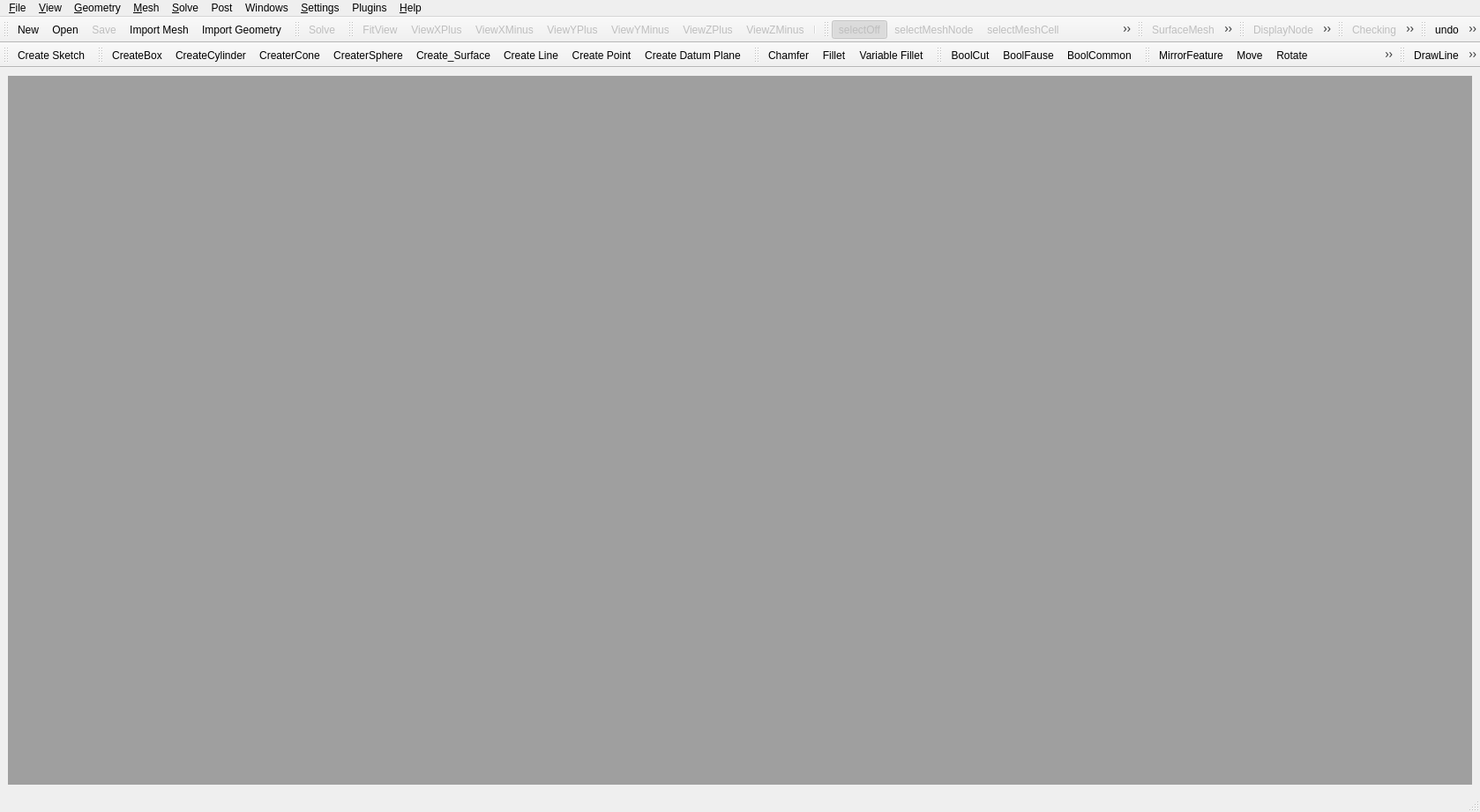
<?xml version="1.0" encoding="UTF-8"?>
<ui version="4.0">
 <class>MainWindow</class>
 <widget class="QMainWindow" name="MainWindow">
  <property name="enabled">
   <bool>true</bool>
  </property>
  <property name="geometry">
   <rect>
    <x>0</x>
    <y>0</y>
    <width>1678</width>
    <height>921</height>
   </rect>
  </property>
  <property name="windowTitle">
   <string>FastCAE</string>
  </property>
  <widget class="QWidget" name="centralwidget">
   <layout class="QGridLayout" name="gridLayout">
    <item row="0" column="0">
     <widget class="QMdiArea" name="mdiArea"/>
    </item>
   </layout>
  </widget>
  <widget class="QStatusBar" name="statusbar"/>
  <widget class="QToolBar" name="FileToolBar">
   <property name="windowTitle">
    <string>FileToolBar</string>
   </property>
   <property name="toolButtonStyle">
    <enum>Qt::ToolButtonFollowStyle</enum>
   </property>
   <attribute name="toolBarArea">
    <enum>TopToolBarArea</enum>
   </attribute>
   <attribute name="toolBarBreak">
    <bool>false</bool>
   </attribute>
   <addaction name="actionNew"/>
   <addaction name="actionOpen"/>
   <addaction name="actionSave"/>
   <addaction name="actionImportMesh"/>
   <addaction name="actionImportGeometry"/>
  </widget>
  <widget class="QToolBar" name="SolveToolBar">
   <property name="windowTitle">
    <string>SolveToolBar</string>
   </property>
   <property name="toolButtonStyle">
    <enum>Qt::ToolButtonFollowStyle</enum>
   </property>
   <attribute name="toolBarArea">
    <enum>TopToolBarArea</enum>
   </attribute>
   <attribute name="toolBarBreak">
    <bool>false</bool>
   </attribute>
   <addaction name="actionSolve"/>
  </widget>
  <widget class="QToolBar" name="ViewToolBar">
   <property name="windowTitle">
    <string>ViewToolBar</string>
   </property>
   <property name="toolButtonStyle">
    <enum>Qt::ToolButtonFollowStyle</enum>
   </property>
   <attribute name="toolBarArea">
    <enum>TopToolBarArea</enum>
   </attribute>
   <attribute name="toolBarBreak">
    <bool>false</bool>
   </attribute>
   <addaction name="actionFitView"/>
   <addaction name="actionViewXPlus"/>
   <addaction name="actionViewXMinus"/>
   <addaction name="actionViewYPlus"/>
   <addaction name="actionViewYMinus"/>
   <addaction name="actionViewZPlus"/>
   <addaction name="actionViewZMinus"/>
   <addaction name="separator"/>
  </widget>
  <widget class="QToolBar" name="SelectToolBar">
   <property name="windowTitle">
    <string>SelectToolBar</string>
   </property>
   <attribute name="toolBarArea">
    <enum>TopToolBarArea</enum>
   </attribute>
   <attribute name="toolBarBreak">
    <bool>false</bool>
   </attribute>
   <addaction name="actionSelectOff"/>
   <addaction name="actionSelectMeshNode"/>
   <addaction name="actionSelectMeshCell"/>
   <addaction name="actionBoxMeshNode"/>
   <addaction name="actionBoxMeshCell"/>
   <addaction name="separator"/>
   <addaction name="actionSelectPoint"/>
   <addaction name="actionSelectCurve"/>
   <addaction name="actionSelectFace"/>
   <addaction name="actionSelectGeometryBody"/>
  </widget>
  <widget class="QToolBar" name="MeshToolBar">
   <property name="windowTitle">
    <string>MesherToolBar</string>
   </property>
   <attribute name="toolBarArea">
    <enum>TopToolBarArea</enum>
   </attribute>
   <attribute name="toolBarBreak">
    <bool>false</bool>
   </attribute>
   <addaction name="actionSurfaceMesh"/>
   <addaction name="actionSolidMesh"/>
   <addaction name="actionGenMesh"/>
  </widget>
  <widget class="QToolBar" name="DisplayToolBar">
   <property name="windowTitle">
    <string>DisplayToolBar</string>
   </property>
   <attribute name="toolBarArea">
    <enum>TopToolBarArea</enum>
   </attribute>
   <attribute name="toolBarBreak">
    <bool>false</bool>
   </attribute>
   <addaction name="actionDisplayNode"/>
   <addaction name="actionDisplayWireFrame"/>
   <addaction name="actionDisplaySurface"/>
   <addaction name="actionDisplaySurfaceEdge"/>
   <addaction name="separator"/>
   <addaction name="actionDisplayPoint"/>
   <addaction name="actionDisplayCurve"/>
   <addaction name="actionDisplayFace"/>
  </widget>
  <widget class="QToolBar" name="SetToolBar">
   <property name="enabled">
    <bool>true</bool>
   </property>
   <property name="windowTitle">
    <string>SetToolBar</string>
   </property>
   <attribute name="toolBarArea">
    <enum>TopToolBarArea</enum>
   </attribute>
   <attribute name="toolBarBreak">
    <bool>false</bool>
   </attribute>
   <addaction name="actionChecking"/>
   <addaction name="actionCreate_Set"/>
  </widget>
  <widget class="QToolBar" name="RedoToolBar">
   <property name="windowTitle">
    <string>toolBar_4</string>
   </property>
   <attribute name="toolBarArea">
    <enum>TopToolBarArea</enum>
   </attribute>
   <attribute name="toolBarBreak">
    <bool>false</bool>
   </attribute>
   <addaction name="actionUndo"/>
   <addaction name="actionRedo"/>
  </widget>
  <widget class="QToolBar" name="StartSketchToolBar">
   <property name="windowTitle">
    <string>toolBar</string>
   </property>
   <attribute name="toolBarArea">
    <enum>TopToolBarArea</enum>
   </attribute>
   <attribute name="toolBarBreak">
    <bool>true</bool>
   </attribute>
   <addaction name="actionCreate_Sketch"/>
  </widget>
  <widget class="QToolBar" name="GeomertryFeatureToolBar">
   <property name="windowTitle">
    <string>toolBar</string>
   </property>
   <attribute name="toolBarArea">
    <enum>TopToolBarArea</enum>
   </attribute>
   <attribute name="toolBarBreak">
    <bool>false</bool>
   </attribute>
   <addaction name="actionCreateBox"/>
   <addaction name="actionCreateCylinder"/>
   <addaction name="actionCreaterCone"/>
   <addaction name="actionCreaterSphere"/>
   <addaction name="actionCreate_Face"/>
   <addaction name="actionCreate_Line"/>
   <addaction name="actionCreate_Point"/>
   <addaction name="actionCreateDatumPlane"/>
  </widget>
  <widget class="QToolBar" name="ChamferToolBar">
   <property name="windowTitle">
    <string>toolBar_2</string>
   </property>
   <attribute name="toolBarArea">
    <enum>TopToolBarArea</enum>
   </attribute>
   <attribute name="toolBarBreak">
    <bool>false</bool>
   </attribute>
   <addaction name="actionChamfer"/>
   <addaction name="actionFillet"/>
   <addaction name="actionVariable_Fillet"/>
  </widget>
  <widget class="QToolBar" name="BoolToolBar">
   <property name="windowTitle">
    <string>toolBar_3</string>
   </property>
   <attribute name="toolBarArea">
    <enum>TopToolBarArea</enum>
   </attribute>
   <attribute name="toolBarBreak">
    <bool>false</bool>
   </attribute>
   <addaction name="actionBoolCut"/>
   <addaction name="actionBoolFause"/>
   <addaction name="actionBoolCommon"/>
  </widget>
  <widget class="QToolBar" name="FeatureOpertionToolBar">
   <property name="windowTitle">
    <string>toolBar</string>
   </property>
   <attribute name="toolBarArea">
    <enum>TopToolBarArea</enum>
   </attribute>
   <attribute name="toolBarBreak">
    <bool>false</bool>
   </attribute>
   <addaction name="actionMirrorFeature"/>
   <addaction name="actionMoveFeature"/>
   <addaction name="actionRotateFeature"/>
   <addaction name="actionMakeMatrix"/>
   <addaction name="actionExtrude"/>
   <addaction name="actionRevol"/>
   <addaction name="actionLoft"/>
   <addaction name="actionSweep"/>
  </widget>
  <widget class="QToolBar" name="SketchToolBar">
   <property name="windowTitle">
    <string>toolBar</string>
   </property>
   <attribute name="toolBarArea">
    <enum>TopToolBarArea</enum>
   </attribute>
   <attribute name="toolBarBreak">
    <bool>false</bool>
   </attribute>
   <addaction name="actionDrawLine"/>
   <addaction name="actionDrawRectangle"/>
   <addaction name="actionDrawCircle"/>
   <addaction name="actionDrawArc"/>
   <addaction name="actionDrawPolyline"/>
   <addaction name="actionDrawSpline"/>
  </widget>
  <widget class="QMenuBar" name="menubar">
   <property name="geometry">
    <rect>
     <x>0</x>
     <y>0</y>
     <width>1678</width>
     <height>23</height>
    </rect>
   </property>
   <widget class="QMenu" name="menuFile">
    <property name="title">
     <string>&amp;File</string>
    </property>
    <addaction name="actionNew"/>
    <addaction name="actionOpen"/>
    <addaction name="actionClose"/>
    <addaction name="separator"/>
    <addaction name="actionImportMesh"/>
    <addaction name="actionExportMesh"/>
    <addaction name="actionImportGeometry"/>
    <addaction name="actionExportGeometry"/>
    <addaction name="separator"/>
    <addaction name="actionSave"/>
    <addaction name="actionSaveAs"/>
    <addaction name="separator"/>
    <addaction name="actionSave_Script"/>
    <addaction name="actionExecute_Script"/>
    <addaction name="separator"/>
    <addaction name="actionSave_Picture"/>
    <addaction name="actionWorkingDir"/>
    <addaction name="separator"/>
   </widget>
   <widget class="QMenu" name="menuView">
    <property name="title">
     <string>&amp;View</string>
    </property>
    <addaction name="actionFitView"/>
    <addaction name="actionViewXPlus"/>
    <addaction name="actionViewXMinus"/>
    <addaction name="actionViewYPlus"/>
    <addaction name="actionViewYMinus"/>
    <addaction name="actionViewZPlus"/>
    <addaction name="actionViewZMinus"/>
    <addaction name="separator"/>
   </widget>
   <widget class="QMenu" name="menuHelp">
    <property name="title">
     <string>&amp;Help</string>
    </property>
    <addaction name="actionUser_Manual"/>
    <addaction name="actionAbout"/>
   </widget>
   <widget class="QMenu" name="menuSolve">
    <property name="enabled">
     <bool>true</bool>
    </property>
    <property name="title">
     <string>&amp;Solve</string>
    </property>
    <addaction name="actionSolve"/>
    <addaction name="separator"/>
    <addaction name="actionSolver_Manager"/>
   </widget>
   <widget class="QMenu" name="menuSettings">
    <property name="title">
     <string>&amp;Settings</string>
    </property>
    <widget class="QMenu" name="menuLanguage">
     <property name="title">
      <string>Language</string>
     </property>
     <addaction name="actionChinese"/>
     <addaction name="actionEnglish"/>
    </widget>
    <addaction name="actionGraph_Options"/>
    <addaction name="separator"/>
    <addaction name="menuLanguage"/>
   </widget>
   <widget class="QMenu" name="menuMesher">
    <property name="title">
     <string>&amp;Mesh</string>
    </property>
    <widget class="QMenu" name="menuView_2">
     <property name="title">
      <string>View</string>
     </property>
     <addaction name="actionDisplayNode"/>
     <addaction name="actionDisplayWireFrame"/>
     <addaction name="actionDisplaySurface"/>
     <addaction name="actionDisplaySurfaceEdge"/>
    </widget>
    <widget class="QMenu" name="menuSelect">
     <property name="title">
      <string>Select</string>
     </property>
     <addaction name="actionSelectOff"/>
     <addaction name="actionSelectMeshNode"/>
     <addaction name="actionSelectMeshCell"/>
     <addaction name="actionBoxMeshNode"/>
     <addaction name="actionBoxMeshCell"/>
    </widget>
    <addaction name="actionSurfaceMesh"/>
    <addaction name="actionSolidMesh"/>
    <addaction name="actionGenMesh"/>
    <addaction name="separator"/>
    <addaction name="actionChecking"/>
    <addaction name="actionCreate_Set"/>
    <addaction name="menuView_2"/>
    <addaction name="menuSelect"/>
   </widget>
   <widget class="QMenu" name="menuPost">
    <property name="title">
     <string>Post</string>
    </property>
    <addaction name="action2DPlot"/>
    <addaction name="action3DGraph"/>
   </widget>
   <widget class="QMenu" name="menuWindows">
    <property name="title">
     <string>Windows</string>
    </property>
    <addaction name="actionStart_Page"/>
    <addaction name="actionPre_Window"/>
   </widget>
   <widget class="QMenu" name="menuGeometry">
    <property name="title">
     <string>&amp;Geometry</string>
    </property>
    <widget class="QMenu" name="menuFeature_Modeling">
     <property name="title">
      <string>Feature Modeling</string>
     </property>
     <addaction name="actionCreateBox"/>
     <addaction name="actionCreateCylinder"/>
     <addaction name="actionCreaterCone"/>
     <addaction name="actionCreaterSphere"/>
     <addaction name="actionCreate_Point"/>
     <addaction name="actionCreate_Line"/>
     <addaction name="actionCreate_Face"/>
     <addaction name="separator"/>
     <addaction name="actionCreateDatumPlane"/>
    </widget>
    <widget class="QMenu" name="menuView_3">
     <property name="title">
      <string>View</string>
     </property>
     <addaction name="actionDisplayPoint"/>
     <addaction name="actionDisplayCurve"/>
     <addaction name="actionDisplayFace"/>
    </widget>
    <widget class="QMenu" name="menuFeature_Operation">
     <property name="title">
      <string>Feature Operation</string>
     </property>
     <addaction name="actionChamfer"/>
     <addaction name="actionFillet"/>
     <addaction name="actionVariable_Fillet"/>
     <addaction name="separator"/>
     <addaction name="actionBoolCut"/>
     <addaction name="actionBoolFause"/>
     <addaction name="actionBoolCommon"/>
     <addaction name="separator"/>
     <addaction name="actionMirrorFeature"/>
     <addaction name="actionMoveFeature"/>
     <addaction name="actionRotateFeature"/>
     <addaction name="actionMakeMatrix"/>
     <addaction name="separator"/>
     <addaction name="actionExtrude"/>
     <addaction name="actionRevol"/>
     <addaction name="actionLoft"/>
     <addaction name="actionSweep"/>
    </widget>
    <widget class="QMenu" name="menuSelect_2">
     <property name="title">
      <string>Select</string>
     </property>
     <addaction name="actionSelectOff"/>
     <addaction name="separator"/>
     <addaction name="actionSelectPoint"/>
     <addaction name="actionSelectCurve"/>
     <addaction name="actionSelectFace"/>
     <addaction name="actionSelectGeometryBody"/>
    </widget>
    <widget class="QMenu" name="menuSketch">
     <property name="title">
      <string>Sketch</string>
     </property>
     <addaction name="actionCreate_Sketch"/>
     <addaction name="separator"/>
     <addaction name="actionDrawLine"/>
     <addaction name="actionDrawRectangle"/>
     <addaction name="actionDrawCircle"/>
     <addaction name="actionDrawArc"/>
     <addaction name="actionDrawPolyline"/>
     <addaction name="actionDrawSpline"/>
    </widget>
    <addaction name="actionUndo"/>
    <addaction name="actionRedo"/>
    <addaction name="separator"/>
    <addaction name="menuFeature_Modeling"/>
    <addaction name="menuFeature_Operation"/>
    <addaction name="menuSketch"/>
    <addaction name="separator"/>
    <addaction name="menuView_3"/>
    <addaction name="menuSelect_2"/>
   </widget>
   <widget class="QMenu" name="menuPlugins">
    <property name="title">
     <string>Plugins</string>
    </property>
    <addaction name="actionPluginManager"/>
   </widget>
   <addaction name="menuFile"/>
   <addaction name="menuView"/>
   <addaction name="menuGeometry"/>
   <addaction name="menuMesher"/>
   <addaction name="menuSolve"/>
   <addaction name="menuPost"/>
   <addaction name="menuWindows"/>
   <addaction name="menuSettings"/>
   <addaction name="menuPlugins"/>
   <addaction name="menuHelp"/>
  </widget>
  <action name="actionNew">
   <property name="icon">
    <iconset resource="../qrc/qianfan.qrc">
     <normaloff>:/QUI/icon/createNew.png</normaloff>:/QUI/icon/createNew.png</iconset>
   </property>
   <property name="text">
    <string>New</string>
   </property>
   <property name="toolTip">
    <string>New</string>
   </property>
   <property name="shortcut">
    <string>Ctrl+N</string>
   </property>
  </action>
  <action name="actionOpen">
   <property name="icon">
    <iconset resource="../qrc/qianfan.qrc">
     <normaloff>:/QUI/icon/open.png</normaloff>:/QUI/icon/open.png</iconset>
   </property>
   <property name="text">
    <string>Open</string>
   </property>
   <property name="toolTip">
    <string>Open</string>
   </property>
   <property name="shortcut">
    <string>Ctrl+O</string>
   </property>
  </action>
  <action name="actionSave">
   <property name="enabled">
    <bool>false</bool>
   </property>
   <property name="icon">
    <iconset resource="../qrc/qianfan.qrc">
     <normaloff>:/QUI/icon/save.png</normaloff>:/QUI/icon/save.png</iconset>
   </property>
   <property name="text">
    <string>Save</string>
   </property>
   <property name="shortcut">
    <string>Ctrl+S</string>
   </property>
  </action>
  <action name="actionClose">
   <property name="icon">
    <iconset resource="../qrc/qianfan.qrc">
     <normaloff>:/QUI/icon/stop.png</normaloff>:/QUI/icon/stop.png</iconset>
   </property>
   <property name="text">
    <string>Close</string>
   </property>
   <property name="toolTip">
    <string>Close</string>
   </property>
   <property name="shortcut">
    <string>Ctrl+Q</string>
   </property>
  </action>
  <action name="actionSaveAs">
   <property name="enabled">
    <bool>false</bool>
   </property>
   <property name="icon">
    <iconset resource="../qrc/qianfan.qrc">
     <normaloff>:/QUI/icon/saveAs.png</normaloff>:/QUI/icon/saveAs.png</iconset>
   </property>
   <property name="text">
    <string>SaveAs</string>
   </property>
   <property name="shortcut">
    <string>Ctrl+Shift+S</string>
   </property>
  </action>
  <action name="actionChinese">
   <property name="icon">
    <iconset resource="../qrc/qianfan.qrc">
     <normaloff>:/QUI/icon/chinese_language.png</normaloff>:/QUI/icon/chinese_language.png</iconset>
   </property>
   <property name="text">
    <string>Chinese</string>
   </property>
   <property name="toolTip">
    <string>Chinese</string>
   </property>
  </action>
  <action name="actionEnglish">
   <property name="icon">
    <iconset resource="../qrc/qianfan.qrc">
     <normaloff>:/QUI/icon/english_language.png</normaloff>:/QUI/icon/english_language.png</iconset>
   </property>
   <property name="text">
    <string>English</string>
   </property>
   <property name="toolTip">
    <string>English</string>
   </property>
  </action>
  <action name="actionImportMesh">
   <property name="icon">
    <iconset resource="../qrc/qianfan.qrc">
     <normaloff>:/QUI/icon/importMesh.png</normaloff>:/QUI/icon/importMesh.png</iconset>
   </property>
   <property name="text">
    <string>Import Mesh</string>
   </property>
   <property name="shortcut">
    <string>Ctrl+I</string>
   </property>
  </action>
  <action name="actionImportGeometry">
   <property name="icon">
    <iconset resource="../qrc/qianfan.qrc">
     <normaloff>:/QUI/icon/importGeometry.png</normaloff>:/QUI/icon/importGeometry.png</iconset>
   </property>
   <property name="text">
    <string>Import Geometry</string>
   </property>
   <property name="shortcut">
    <string>Ctrl+G</string>
   </property>
  </action>
  <action name="actionWorkingDir">
   <property name="icon">
    <iconset resource="../qrc/qianfan.qrc">
     <normaloff>:/QUI/icon/open.png</normaloff>:/QUI/icon/open.png</iconset>
   </property>
   <property name="text">
    <string>WorkingDir</string>
   </property>
  </action>
  <action name="actionSolve">
   <property name="enabled">
    <bool>false</bool>
   </property>
   <property name="icon">
    <iconset resource="../qrc/qianfan.qrc">
     <normaloff>:/QUI/icon/solve.png</normaloff>:/QUI/icon/solve.png</iconset>
   </property>
   <property name="text">
    <string>Solve</string>
   </property>
   <property name="shortcut">
    <string>F5</string>
   </property>
  </action>
  <action name="actionSolver_Manager">
   <property name="icon">
    <iconset resource="../qrc/qianfan.qrc">
     <normaloff>:/QUI/icon/setting.png</normaloff>:/QUI/icon/setting.png</iconset>
   </property>
   <property name="text">
    <string>Solver Manager</string>
   </property>
  </action>
  <action name="actionViewXPlus">
   <property name="enabled">
    <bool>false</bool>
   </property>
   <property name="icon">
    <iconset resource="../qrc/qianfan.qrc">
     <normaloff>:/QUI/icon/xPlus.png</normaloff>:/QUI/icon/xPlus.png</iconset>
   </property>
   <property name="text">
    <string>ViewXPlus</string>
   </property>
  </action>
  <action name="actionViewXMinus">
   <property name="enabled">
    <bool>false</bool>
   </property>
   <property name="icon">
    <iconset resource="../qrc/qianfan.qrc">
     <normaloff>:/QUI/icon/xMinus.png</normaloff>:/QUI/icon/xMinus.png</iconset>
   </property>
   <property name="text">
    <string>ViewXMinus</string>
   </property>
  </action>
  <action name="actionViewYPlus">
   <property name="enabled">
    <bool>false</bool>
   </property>
   <property name="icon">
    <iconset resource="../qrc/qianfan.qrc">
     <normaloff>:/QUI/icon/yPlus.png</normaloff>:/QUI/icon/yPlus.png</iconset>
   </property>
   <property name="text">
    <string>ViewYPlus</string>
   </property>
  </action>
  <action name="actionViewYMinus">
   <property name="enabled">
    <bool>false</bool>
   </property>
   <property name="icon">
    <iconset resource="../qrc/qianfan.qrc">
     <normaloff>:/QUI/icon/yMinus.png</normaloff>:/QUI/icon/yMinus.png</iconset>
   </property>
   <property name="text">
    <string>ViewYMinus</string>
   </property>
  </action>
  <action name="actionViewZPlus">
   <property name="enabled">
    <bool>false</bool>
   </property>
   <property name="icon">
    <iconset resource="../qrc/qianfan.qrc">
     <normaloff>:/QUI/icon/zPlus.png</normaloff>:/QUI/icon/zPlus.png</iconset>
   </property>
   <property name="text">
    <string>ViewZPlus</string>
   </property>
  </action>
  <action name="actionViewZMinus">
   <property name="enabled">
    <bool>false</bool>
   </property>
   <property name="icon">
    <iconset resource="../qrc/qianfan.qrc">
     <normaloff>:/QUI/icon/zMinus.png</normaloff>:/QUI/icon/zMinus.png</iconset>
   </property>
   <property name="text">
    <string>ViewZMinus</string>
   </property>
  </action>
  <action name="actionFitView">
   <property name="enabled">
    <bool>false</bool>
   </property>
   <property name="icon">
    <iconset resource="../qrc/qianfan.qrc">
     <normaloff>:/QUI/icon/fit.png</normaloff>:/QUI/icon/fit.png</iconset>
   </property>
   <property name="text">
    <string>FitView</string>
   </property>
  </action>
  <action name="actionSelectOff">
   <property name="checkable">
    <bool>true</bool>
   </property>
   <property name="checked">
    <bool>true</bool>
   </property>
   <property name="enabled">
    <bool>false</bool>
   </property>
   <property name="icon">
    <iconset resource="../qrc/qianfan.qrc">
     <normaloff>:/QUI/icon/selectOff.png</normaloff>:/QUI/icon/selectOff.png</iconset>
   </property>
   <property name="text">
    <string>selectOff</string>
   </property>
  </action>
  <action name="actionSelectMeshNode">
   <property name="checkable">
    <bool>true</bool>
   </property>
   <property name="enabled">
    <bool>false</bool>
   </property>
   <property name="icon">
    <iconset resource="../qrc/qianfan.qrc">
     <normaloff>:/QUI/icon/selectNode.png</normaloff>:/QUI/icon/selectNode.png</iconset>
   </property>
   <property name="text">
    <string>selectMeshNode</string>
   </property>
  </action>
  <action name="actionSelectMeshCell">
   <property name="checkable">
    <bool>true</bool>
   </property>
   <property name="enabled">
    <bool>false</bool>
   </property>
   <property name="icon">
    <iconset resource="../qrc/qianfan.qrc">
     <normaloff>:/QUI/icon/selectElement.png</normaloff>:/QUI/icon/selectElement.png</iconset>
   </property>
   <property name="text">
    <string>selectMeshCell</string>
   </property>
  </action>
  <action name="actionSolve_Options">
   <property name="icon">
    <iconset resource="../qrc/qianfan.qrc">
     <normaloff>:/QUI/icon/solve.png</normaloff>:/QUI/icon/solve.png</iconset>
   </property>
   <property name="text">
    <string>Solve Options</string>
   </property>
  </action>
  <action name="actionGraph_Options">
   <property name="icon">
    <iconset resource="../qrc/qianfan.qrc">
     <normaloff>:/QUI/icon/graphOption.png</normaloff>:/QUI/icon/graphOption.png</iconset>
   </property>
   <property name="text">
    <string>Graph Options</string>
   </property>
  </action>
  <action name="actionSurfaceMesh">
   <property name="enabled">
    <bool>false</bool>
   </property>
   <property name="icon">
    <iconset resource="../qrc/qianfan.qrc">
     <normaloff>:/QUI/icon/surfaceMesh.png</normaloff>:/QUI/icon/surfaceMesh.png</iconset>
   </property>
   <property name="text">
    <string>SurfaceMesh</string>
   </property>
  </action>
  <action name="actionSolidMesh">
   <property name="enabled">
    <bool>false</bool>
   </property>
   <property name="icon">
    <iconset resource="../qrc/qianfan.qrc">
     <normaloff>:/QUI/icon/solidMesh.png</normaloff>:/QUI/icon/solidMesh.png</iconset>
   </property>
   <property name="text">
    <string>SolidMesh</string>
   </property>
  </action>
  <action name="actionExportMesh">
   <property name="enabled">
    <bool>false</bool>
   </property>
   <property name="icon">
    <iconset resource="../qrc/qianfan.qrc">
     <normaloff>:/QUI/icon/exportMesh.png</normaloff>:/QUI/icon/exportMesh.png</iconset>
   </property>
   <property name="text">
    <string>Export Mesh</string>
   </property>
   <property name="shortcut">
    <string>Ctrl+E</string>
   </property>
  </action>
  <action name="actionUser_Manual">
   <property name="icon">
    <iconset resource="../qrc/qianfan.qrc">
     <normaloff>:/QUI/icon/help.png</normaloff>:/QUI/icon/help.png</iconset>
   </property>
   <property name="text">
    <string>User Manual</string>
   </property>
  </action>
  <action name="actionAbout">
   <property name="icon">
    <iconset resource="../qrc/qianfan.qrc">
     <normaloff>:/QUI/icon/about_us.png</normaloff>:/QUI/icon/about_us.png</iconset>
   </property>
   <property name="text">
    <string>About</string>
   </property>
  </action>
  <action name="actionDisplayNode">
   <property name="checkable">
    <bool>true</bool>
   </property>
   <property name="enabled">
    <bool>false</bool>
   </property>
   <property name="icon">
    <iconset resource="../qrc/qianfan.qrc">
     <normaloff>:/QUI/icon/node.png</normaloff>:/QUI/icon/node.png</iconset>
   </property>
   <property name="text">
    <string>DisplayNode</string>
   </property>
  </action>
  <action name="actionDisplayWireFrame">
   <property name="checkable">
    <bool>true</bool>
   </property>
   <property name="checked">
    <bool>false</bool>
   </property>
   <property name="enabled">
    <bool>false</bool>
   </property>
   <property name="icon">
    <iconset resource="../qrc/qianfan.qrc">
     <normaloff>:/QUI/icon/wireFrame.png</normaloff>:/QUI/icon/wireFrame.png</iconset>
   </property>
   <property name="text">
    <string>DisplayWireFrame</string>
   </property>
  </action>
  <action name="actionDisplaySurface">
   <property name="checkable">
    <bool>true</bool>
   </property>
   <property name="enabled">
    <bool>false</bool>
   </property>
   <property name="icon">
    <iconset resource="../qrc/qianfan.qrc">
     <normaloff>:/QUI/icon/face.png</normaloff>:/QUI/icon/face.png</iconset>
   </property>
   <property name="text">
    <string>DisplaySurface</string>
   </property>
  </action>
  <action name="actionDisplaySurfaceEdge">
   <property name="checkable">
    <bool>true</bool>
   </property>
   <property name="checked">
    <bool>true</bool>
   </property>
   <property name="enabled">
    <bool>false</bool>
   </property>
   <property name="icon">
    <iconset resource="../qrc/qianfan.qrc">
     <normaloff>:/QUI/icon/faceWithEdge.png</normaloff>:/QUI/icon/faceWithEdge.png</iconset>
   </property>
   <property name="text">
    <string>DisplaySurfaceEdge</string>
   </property>
   <property name="toolTip">
    <string>DisplaySurfaceEdge</string>
   </property>
  </action>
  <action name="actionCreate_Set">
   <property name="enabled">
    <bool>false</bool>
   </property>
   <property name="icon">
    <iconset resource="../qrc/qianfan.qrc">
     <normaloff>:/QUI/icon/createSet.png</normaloff>:/QUI/icon/createSet.png</iconset>
   </property>
   <property name="text">
    <string>Create Set</string>
   </property>
  </action>
  <action name="action2DPlot">
   <property name="text">
    <string>2D Plot</string>
   </property>
  </action>
  <action name="action3DGraph">
   <property name="text">
    <string>3D Graph</string>
   </property>
  </action>
  <action name="actionSave_Script">
   <property name="icon">
    <iconset resource="../qrc/qianfan.qrc">
     <normaloff>:/QUI/icon/saveScript.png</normaloff>:/QUI/icon/saveScript.png</iconset>
   </property>
   <property name="text">
    <string>Save Script</string>
   </property>
  </action>
  <action name="actionExecute_Script">
   <property name="icon">
    <iconset resource="../qrc/qianfan.qrc">
     <normaloff>:/QUI/icon/execScript.png</normaloff>:/QUI/icon/execScript.png</iconset>
   </property>
   <property name="text">
    <string>Execute Script</string>
   </property>
   <property name="shortcut">
    <string>Ctrl+R</string>
   </property>
  </action>
  <action name="actionGenMesh">
   <property name="enabled">
    <bool>false</bool>
   </property>
   <property name="icon">
    <iconset resource="../qrc/qianfan.qrc">
     <normaloff>:/QUI/icon/solumationsetting.png</normaloff>:/QUI/icon/solumationsetting.png</iconset>
   </property>
   <property name="text">
    <string>GenMesh</string>
   </property>
  </action>
  <action name="actionSave_Picture">
   <property name="icon">
    <iconset resource="../qrc/qianfan.qrc">
     <normaloff>:/QUI/icon/saveImage.png</normaloff>:/QUI/icon/saveImage.png</iconset>
   </property>
   <property name="text">
    <string>Save Picture</string>
   </property>
  </action>
  <action name="actionBoxMeshNode">
   <property name="checkable">
    <bool>true</bool>
   </property>
   <property name="enabled">
    <bool>false</bool>
   </property>
   <property name="icon">
    <iconset resource="../qrc/qianfan.qrc">
     <normaloff>:/QUI/icon/boxNode.png</normaloff>:/QUI/icon/boxNode.png</iconset>
   </property>
   <property name="text">
    <string>BoxMeshNode</string>
   </property>
  </action>
  <action name="actionBoxMeshCell">
   <property name="checkable">
    <bool>true</bool>
   </property>
   <property name="enabled">
    <bool>false</bool>
   </property>
   <property name="icon">
    <iconset resource="../qrc/qianfan.qrc">
     <normaloff>:/QUI/icon/boxCell.png</normaloff>:/QUI/icon/boxCell.png</iconset>
   </property>
   <property name="text">
    <string>BoxMeshCell</string>
   </property>
  </action>
  <action name="actionStart_Page">
   <property name="text">
    <string>Start Page</string>
   </property>
  </action>
  <action name="actionPre_Window">
   <property name="text">
    <string>Pre Window</string>
   </property>
  </action>
  <action name="actionChecking">
   <property name="enabled">
    <bool>false</bool>
   </property>
   <property name="icon">
    <iconset>
     <activeon>:/QUI/icon/meshChecking.png</activeon>
    </iconset>
   </property>
   <property name="text">
    <string>Checking</string>
   </property>
  </action>
  <action name="actionCreateBox">
   <property name="icon">
    <iconset resource="../qrc/qianfan.qrc">
     <normaloff>:/QUI/geometry/box.png</normaloff>:/QUI/geometry/box.png</iconset>
   </property>
   <property name="text">
    <string>CreateBox</string>
   </property>
  </action>
  <action name="actionCreateCylinder">
   <property name="icon">
    <iconset resource="../qrc/qianfan.qrc">
     <normaloff>:/QUI/geometry/cylinder.png</normaloff>:/QUI/geometry/cylinder.png</iconset>
   </property>
   <property name="text">
    <string>CreateCylinder</string>
   </property>
  </action>
  <action name="actionCreaterSphere">
   <property name="icon">
    <iconset resource="../qrc/qianfan.qrc">
     <normaloff>:/QUI/geometry/sphere.png</normaloff>:/QUI/geometry/sphere.png</iconset>
   </property>
   <property name="text">
    <string>CreaterSphere</string>
   </property>
  </action>
  <action name="actionChamfer">
   <property name="icon">
    <iconset resource="../qrc/qianfan.qrc">
     <normaloff>:/QUI/geometry/chamfer.png</normaloff>:/QUI/geometry/chamfer.png</iconset>
   </property>
   <property name="text">
    <string>Chamfer</string>
   </property>
  </action>
  <action name="actionFillet">
   <property name="icon">
    <iconset resource="../qrc/qianfan.qrc">
     <normaloff>:/QUI/geometry/fillet.png</normaloff>:/QUI/geometry/fillet.png</iconset>
   </property>
   <property name="text">
    <string>Fillet</string>
   </property>
  </action>
  <action name="actionBoolCut">
   <property name="icon">
    <iconset resource="../qrc/qianfan.qrc">
     <normaloff>:/QUI/geometry/cut.png</normaloff>:/QUI/geometry/cut.png</iconset>
   </property>
   <property name="text">
    <string>BoolCut</string>
   </property>
  </action>
  <action name="actionBoolFause">
   <property name="icon">
    <iconset resource="../qrc/qianfan.qrc">
     <normaloff>:/QUI/geometry/fuse.png</normaloff>:/QUI/geometry/fuse.png</iconset>
   </property>
   <property name="text">
    <string>BoolFause</string>
   </property>
  </action>
  <action name="actionBoolCommon">
   <property name="icon">
    <iconset resource="../qrc/qianfan.qrc">
     <normaloff>:/QUI/geometry/common.png</normaloff>:/QUI/geometry/common.png</iconset>
   </property>
   <property name="text">
    <string>BoolCommon</string>
   </property>
  </action>
  <action name="actionUndo">
   <property name="icon">
    <iconset resource="../qrc/qianfan.qrc">
     <normaloff>:/QUI/geometry/undo.png</normaloff>:/QUI/geometry/undo.png</iconset>
   </property>
   <property name="text">
    <string>undo</string>
   </property>
   <property name="shortcut">
    <string>Ctrl+Z</string>
   </property>
  </action>
  <action name="actionRedo">
   <property name="icon">
    <iconset resource="../qrc/qianfan.qrc">
     <normaloff>:/QUI/geometry/redo.png</normaloff>:/QUI/geometry/redo.png</iconset>
   </property>
   <property name="text">
    <string>redo</string>
   </property>
   <property name="shortcut">
    <string>Ctrl+Y</string>
   </property>
  </action>
  <action name="actionExportGeometry">
   <property name="icon">
    <iconset resource="../qrc/qianfan.qrc">
     <normaloff>:/QUI/icon/exportGeometry.png</normaloff>:/QUI/icon/exportGeometry.png</iconset>
   </property>
   <property name="text">
    <string>ExportGeometry</string>
   </property>
  </action>
  <action name="actionCreaterCone">
   <property name="icon">
    <iconset resource="../qrc/qianfan.qrc">
     <normaloff>:/QUI/geometry/cone.png</normaloff>:/QUI/geometry/cone.png</iconset>
   </property>
   <property name="text">
    <string>CreaterCone</string>
   </property>
  </action>
  <action name="actionMirrorFeature">
   <property name="icon">
    <iconset resource="../qrc/qianfan.qrc">
     <normaloff>:/QUI/geometry/mirror.png</normaloff>:/QUI/geometry/mirror.png</iconset>
   </property>
   <property name="text">
    <string>MirrorFeature</string>
   </property>
  </action>
  <action name="actionVariable_Fillet">
   <property name="icon">
    <iconset resource="../qrc/qianfan.qrc">
     <normaloff>:/QUI/geometry/variableFillet.png</normaloff>:/QUI/geometry/variableFillet.png</iconset>
   </property>
   <property name="text">
    <string>Variable Fillet</string>
   </property>
  </action>
  <action name="actionExtrude">
   <property name="icon">
    <iconset resource="../qrc/qianfan.qrc">
     <normaloff>:/QUI/geometry/extrude.png</normaloff>:/QUI/geometry/extrude.png</iconset>
   </property>
   <property name="text">
    <string>Extrude</string>
   </property>
  </action>
  <action name="actionCreate_Point">
   <property name="icon">
    <iconset resource="../qrc/qianfan.qrc">
     <normaloff>:/QUI/geometry/point.png</normaloff>:/QUI/geometry/point.png</iconset>
   </property>
   <property name="text">
    <string>Create Point</string>
   </property>
  </action>
  <action name="actionCreate_Line">
   <property name="icon">
    <iconset resource="../qrc/qianfan.qrc">
     <normaloff>:/QUI/geometry/line.png</normaloff>:/QUI/geometry/line.png</iconset>
   </property>
   <property name="text">
    <string>Create Line</string>
   </property>
  </action>
  <action name="actionCreate_Face">
   <property name="icon">
    <iconset resource="../qrc/qianfan.qrc">
     <normaloff>:/QUI/geometry/face.png</normaloff>:/QUI/geometry/face.png</iconset>
   </property>
   <property name="text">
    <string>Create_Surface</string>
   </property>
  </action>
  <action name="actionMoveFeature">
   <property name="icon">
    <iconset resource="../qrc/qianfan.qrc">
     <normaloff>:/QUI/geometry/move.png</normaloff>:/QUI/geometry/move.png</iconset>
   </property>
   <property name="text">
    <string>Move</string>
   </property>
  </action>
  <action name="actionRotateFeature">
   <property name="icon">
    <iconset resource="../qrc/qianfan.qrc">
     <normaloff>:/QUI/geometry/Rotate.png</normaloff>:/QUI/geometry/Rotate.png</iconset>
   </property>
   <property name="text">
    <string>Rotate</string>
   </property>
  </action>
  <action name="actionRevol">
   <property name="icon">
    <iconset resource="../qrc/qianfan.qrc">
     <normaloff>:/QUI/geometry/revolve.png</normaloff>:/QUI/geometry/revolve.png</iconset>
   </property>
   <property name="text">
    <string>Revol</string>
   </property>
  </action>
  <action name="actionLoft">
   <property name="icon">
    <iconset resource="../qrc/qianfan.qrc">
     <normaloff>:/QUI/geometry/loft.png</normaloff>:/QUI/geometry/loft.png</iconset>
   </property>
   <property name="text">
    <string>loft</string>
   </property>
  </action>
  <action name="actionCreateDatumPlane">
   <property name="icon">
    <iconset resource="../qrc/qianfan.qrc">
     <normaloff>:/QUI/icon/datumPlane.png</normaloff>:/QUI/icon/datumPlane.png</iconset>
   </property>
   <property name="text">
    <string>Create Datum Plane</string>
   </property>
  </action>
  <action name="actionDrawLine">
   <property name="checkable">
    <bool>false</bool>
   </property>
   <property name="icon">
    <iconset resource="../qrc/qianfan.qrc">
     <normaloff>:/QUI/icon/sketchLine.png</normaloff>:/QUI/icon/sketchLine.png</iconset>
   </property>
   <property name="text">
    <string>DrawLine</string>
   </property>
  </action>
  <action name="actionDrawRectangle">
   <property name="checkable">
    <bool>false</bool>
   </property>
   <property name="icon">
    <iconset resource="../qrc/qianfan.qrc">
     <normaloff>:/QUI/icon/sketchRectangle.png</normaloff>:/QUI/icon/sketchRectangle.png</iconset>
   </property>
   <property name="text">
    <string>DrawRectangle</string>
   </property>
  </action>
  <action name="actionDrawCircle">
   <property name="checkable">
    <bool>false</bool>
   </property>
   <property name="icon">
    <iconset resource="../qrc/qianfan.qrc">
     <normaloff>:/QUI/icon/sketchCircle.png</normaloff>:/QUI/icon/sketchCircle.png</iconset>
   </property>
   <property name="text">
    <string>DrawCircle</string>
   </property>
  </action>
  <action name="actionCreate_Sketch">
   <property name="checkable">
    <bool>true</bool>
   </property>
   <property name="icon">
    <iconset resource="../qrc/qianfan.qrc">
     <normaloff>:/QUI/icon/createSketch.png</normaloff>:/QUI/icon/createSketch.png</iconset>
   </property>
   <property name="text">
    <string>Create Sketch</string>
   </property>
  </action>
  <action name="actionDrawArc">
   <property name="checkable">
    <bool>false</bool>
   </property>
   <property name="enabled">
    <bool>true</bool>
   </property>
   <property name="icon">
    <iconset resource="../qrc/qianfan.qrc">
     <normaloff>:/QUI/icon/sketchArc.png</normaloff>:/QUI/icon/sketchArc.png</iconset>
   </property>
   <property name="text">
    <string>DrawArc</string>
   </property>
  </action>
  <action name="actionDrawPolyline">
   <property name="icon">
    <iconset resource="../qrc/qianfan.qrc">
     <normaloff>:/QUI/icon/sketchPolyLine.png</normaloff>:/QUI/icon/sketchPolyLine.png</iconset>
   </property>
   <property name="text">
    <string>DrawPolyline</string>
   </property>
  </action>
  <action name="actionMakeMatrix">
   <property name="icon">
    <iconset resource="../qrc/qianfan.qrc">
     <normaloff>:/QUI/geometry/matrix.png</normaloff>:/QUI/geometry/matrix.png</iconset>
   </property>
   <property name="text">
    <string>MakeMatrix</string>
   </property>
   <property name="toolTip">
    <string>MakeMatrix</string>
   </property>
  </action>
  <action name="actionSweep">
   <property name="icon">
    <iconset resource="../qrc/qianfan.qrc">
     <normaloff>:/QUI/geometry/sweep.png</normaloff>:/QUI/geometry/sweep.png</iconset>
   </property>
   <property name="text">
    <string>Sweep</string>
   </property>
  </action>
  <action name="actionDrawSpline">
   <property name="icon">
    <iconset resource="../qrc/qianfan.qrc">
     <normaloff>:/QUI/icon/sketchSpline.png</normaloff>:/QUI/icon/sketchSpline.png</iconset>
   </property>
   <property name="text">
    <string>DrawSpline</string>
   </property>
  </action>
  <action name="actionDisplayPoint">
   <property name="checkable">
    <bool>true</bool>
   </property>
   <property name="checked">
    <bool>false</bool>
   </property>
   <property name="icon">
    <iconset resource="../qrc/qianfan.qrc">
     <normaloff>:/QUI/geometry/pointDisplay.png</normaloff>:/QUI/geometry/pointDisplay.png</iconset>
   </property>
   <property name="text">
    <string>DisplayPoint</string>
   </property>
  </action>
  <action name="actionDisplayCurve">
   <property name="checkable">
    <bool>true</bool>
   </property>
   <property name="checked">
    <bool>false</bool>
   </property>
   <property name="icon">
    <iconset resource="../qrc/qianfan.qrc">
     <normaloff>:/QUI/geometry/edgeDisplay.png</normaloff>:/QUI/geometry/edgeDisplay.png</iconset>
   </property>
   <property name="text">
    <string>DisplayCurve</string>
   </property>
  </action>
  <action name="actionDisplayFace">
   <property name="checkable">
    <bool>true</bool>
   </property>
   <property name="checked">
    <bool>true</bool>
   </property>
   <property name="icon">
    <iconset resource="../qrc/qianfan.qrc">
     <normaloff>:/QUI/geometry/facedisplay.png</normaloff>:/QUI/geometry/facedisplay.png</iconset>
   </property>
   <property name="text">
    <string>DisplayFace</string>
   </property>
  </action>
  <action name="actionSelectPoint">
   <property name="checkable">
    <bool>true</bool>
   </property>
   <property name="icon">
    <iconset resource="../qrc/qianfan.qrc">
     <normaloff>:/QUI/geometry/selectpoint.png</normaloff>:/QUI/geometry/selectpoint.png</iconset>
   </property>
   <property name="text">
    <string>SelectPoint</string>
   </property>
  </action>
  <action name="actionSelectCurve">
   <property name="checkable">
    <bool>true</bool>
   </property>
   <property name="icon">
    <iconset resource="../qrc/qianfan.qrc">
     <normaloff>:/QUI/geometry/selectwire.png</normaloff>:/QUI/geometry/selectwire.png</iconset>
   </property>
   <property name="text">
    <string>SelectCurve</string>
   </property>
  </action>
  <action name="actionSelectFace">
   <property name="checkable">
    <bool>true</bool>
   </property>
   <property name="icon">
    <iconset resource="../qrc/qianfan.qrc">
     <normaloff>:/QUI/geometry/selectface.png</normaloff>:/QUI/geometry/selectface.png</iconset>
   </property>
   <property name="text">
    <string>SelectFace</string>
   </property>
  </action>
  <action name="actionSelectGeometryBody">
   <property name="checkable">
    <bool>true</bool>
   </property>
   <property name="icon">
    <iconset resource="../qrc/qianfan.qrc">
     <normaloff>:/QUI/geometry/selectbody.png</normaloff>:/QUI/geometry/selectbody.png</iconset>
   </property>
   <property name="text">
    <string>SelectGeometryBody</string>
   </property>
  </action>
  <action name="actionPluginManager">
   <property name="text">
    <string>Plugin Manager</string>
   </property>
   <property name="toolTip">
    <string>Plugin Manager</string>
   </property>
  </action>
 </widget>
 <resources>
  <include location="../qrc/qianfan.qrc"/>
 </resources>
 <connections/>
</ui>
